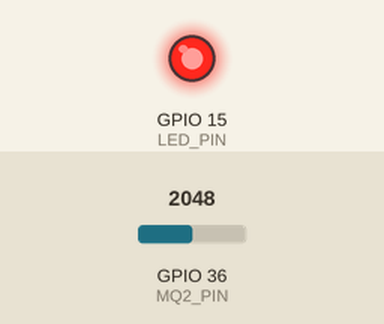
The sketch below on a simulated ESP32. On the bench: output pins drawn as LEDs (lit = HIGH). The test bench sets the inputs (shaded band); at power-on: GPIO 36 (MQ2_PIN) = 2048. WiFi joins after 1.5 s; servers stay silent unless stated; uploads are accepted with an empty reply; what the sketch prints to the serial monitor is not drawn.

Above: at 2.7 s.
2.8 s: GPIO 36 (MQ2_PIN) set to 628
5.0 s: GPIO 36 (MQ2_PIN) set to 557
At 7.0 s:
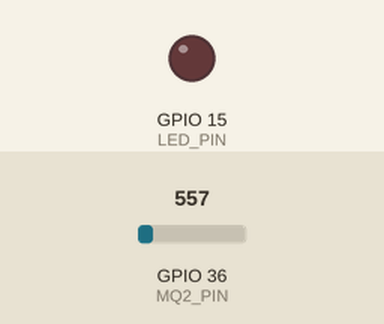
7.3 s: GPIO 36 (MQ2_PIN) set to 640
At 9.1 s:
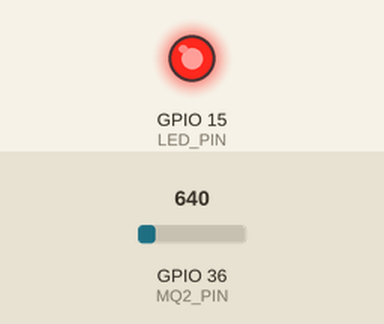
9.5 s: GPIO 36 (MQ2_PIN) set to 560
At 11.1 s:
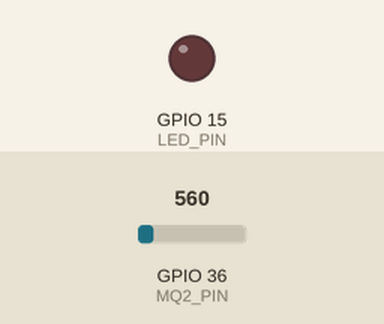
Timing chart, 0 to 12.6 s (numbered marks = the images above; inputs shaded):
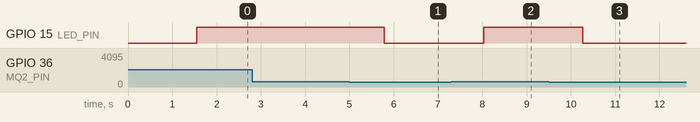

Measured:
- the behaviour switches between 601 and 600 on GPIO 36 (MQ2_PIN) (found by bisection; images 0 and 1)
- after the input at 2.8 s, every drawn part: stays the same
- after the input at 5.0 s, GPIO 15 (LED_PIN): HIGH → LOW after 0.79 s
- after the input at 7.3 s, GPIO 15 (LED_PIN): LOW → HIGH after 0.73 s
- after the input at 9.5 s, GPIO 15 (LED_PIN): HIGH → LOW after 0.77 s

The sketch:

sketch.ino
```cpp
#include "Device.h"
#include "SensorMQ2.h"
#include "LedActuator.h"
#include "EventHandler.h"
#include "CommandHandler.h"

// Pin configuration constants
#define MQ2_PIN 36  // VP pin - Analog input for MQ-2 sensor
#define LED_PIN 15  // Digital output pin for LED actuator

// Create sensor and actuator instances
SensorMQ2 mq2Sensor(MQ2_PIN);
LedActuator ledActuator(LED_PIN);
EventHandler eventHandler;
CommandHandler commandHandler;

// Create main device instance
Device smokeDetectorDevice(&mq2Sensor, &ledActuator, &eventHandler, &commandHandler);

/*
 * Arduino setup function - runs once at startup
 * Initializes the smoke detector device
 */
void setup() {
  Serial.begin(115200);
  // Initialize the device with all components
  smokeDetectorDevice.initialize();
}

/*
 * Arduino main loop function - runs continuously
 * Updates device state and processes sensor readings every 2 seconds
 */
void loop() {
  // Update device state and handle sensor data
  smokeDetectorDevice.update();

  // Wait 2 seconds before next reading
  delay(2000);
}
```

Actuator.h
```cpp
#ifndef ACTUATOR_H
#define ACTUATOR_H

class Actuator {
public:
  // Pure virtual methods - must be implemented by derived classes
  virtual void begin() = 0;      // Initialize actuator hardware
  virtual void activate() = 0;   // Turn on/activate actuator
  virtual void deactivate() = 0; // Turn off/deactivate actuator
};

#endif
```

CommandHandler.cpp
```cpp
#include "CommandHandler.h"
#include <Arduino.h>

// Constructor - initialize server configuration
CommandHandler::CommandHandler()
  : serverAddress("webhook.site"),
    serverPort(80),
    endpoint("/ae329387-6637-40d9-9cef-982fa282b1e9") {
}

// Set custom endpoint for HTTP requests
void CommandHandler::setEndpoint(String path) {
  endpoint = path;
  Serial.print("HTTP Endpoint updated to: ");
  Serial.println(endpoint);
}

// Send HTTP POST alert to remote server
void CommandHandler::sendAlert(bool smokeDetected) {
  // Check WiFi connection status
  if (WiFi.status() != WL_CONNECTED) {
    Serial.println("ERROR: WiFi not connected. Cannot send alert.");
    return;
  }

  // Create HTTP client
  WiFiClient wifi;
  HttpClient client = HttpClient(wifi, serverAddress, serverPort);

  // Create JSON payload
  String jsonData = "{";
  jsonData += "\"deviceId\":\"SafeHome-SDD-001\",";
  jsonData += "\"timestamp\":";
  jsonData += millis();
  jsonData += ",\"smokeDetected\":";
  jsonData += smokeDetected ? "true" : "false";
  jsonData += ",\"alertLevel\":\"";
  jsonData += smokeDetected ? "CRITICAL" : "NORMAL";
  jsonData += "\",\"location\":\"Home\"}";

  Serial.println("Sending HTTP POST request...");
  Serial.print("Server: ");
  Serial.print(serverAddress);
  Serial.print(":");
  Serial.println(serverPort);
  Serial.print("Endpoint: ");
  Serial.println(endpoint);
  Serial.print("Payload: ");
  Serial.println(jsonData);

  // Send HTTP POST request
  client.beginRequest();
  client.post(endpoint);
  client.sendHeader("Content-Type", "application/json");
  client.sendHeader("Content-Length", jsonData.length());
  client.sendHeader("User-Agent", "SafeHome-ESP32-v1.0");
  client.beginBody();
  client.print(jsonData);
  client.endRequest();

  // Read and display response
  int statusCode = client.responseStatusCode();
  String response = client.responseBody();

  Serial.print("HTTP Response Status: ");
  Serial.println(statusCode);
  Serial.print("Response Body: ");
  Serial.println(response);

  if (statusCode >= 200 && statusCode < 300) {
    Serial.println("✓ Alert sent successfully!");
  } else {
    Serial.print("✗ Failed to send alert. Status: ");
    Serial.println(statusCode);
  }
  Serial.println();
}
```

CommandHandler.h
```cpp
#ifndef COMMAND_HANDLER_H
#define COMMAND_HANDLER_H

#include <WiFi.h>
#include <ArduinoHttpClient.h>

class CommandHandler {
private:
  const char* serverAddress;  // Remote server address
  const int serverPort;       // Server port number
  String endpoint;            // API endpoint path

public:
  CommandHandler();                    // Constructor
  void sendAlert(bool smokeDetected);  // Send HTTP alert
  void setEndpoint(String path);       // Set custom endpoint
};

#endif
```

Device.cpp
```cpp
#include "Device.h"
#include <Arduino.h>
#include <WiFi.h>

// Constructor - initializes device with component pointers
Device::Device(Sensor* s, Actuator* a, EventHandler* e, CommandHandler* c)
  : sensor(s), actuator(a), eventHandler(e), commandHandler(c), lastSmokeState(false) {
}

// Connects to WiFi network (Wokwi simulation network)
void Device::connectToWiFi() {
  const char* ssid = "Wokwi-GUEST";
  const char* password = "";

  WiFi.begin(ssid, password);
  Serial.print("Connecting to WiFi");

  // Wait for connection with visual feedback
  while (WiFi.status() != WL_CONNECTED) {
    delay(500);
    Serial.print(".");
  }

  Serial.println();
  Serial.println("WiFi connected successfully!");
  Serial.print("IP Address: ");
  Serial.println(WiFi.localIP());
}

// Displays company and developer information at startup
void Device::printDeveloperInfo() {
  Serial.println("==============================================");
  Serial.println("  SafeHome Smoke Detector Smart Detection Unit");
  Serial.println("==============================================");
  Serial.println("Company: SafeHome Smoke Detector");
  Serial.println("Development Team: GreenWave Inc.");
  Serial.println("Developer: Victor Manuel Meneses Arevalo");
  Serial.println("Student ID: U202212191");
  Serial.println("Version: 1.0");
  Serial.println("Date: June 27, 2025");
  Serial.println("==============================================");
  Serial.println();
}

// Initializes all device components and establishes connections
void Device::initialize() {
  printDeveloperInfo();
  connectToWiFi();

  // Initialize sensor and actuator
  sensor->begin();
  actuator->begin();

  Serial.println("Device initialization completed!");
  Serial.println("Starting smoke detection monitoring...");
  Serial.println();
}

// Main update method - checks sensor and manages state changes
void Device::update() {
  bool smokeDetected = sensor->isTriggered();
  float sensorReading = sensor->getReading();

  // Display current sensor reading for monitoring
  Serial.print("Sensor Reading: ");
  Serial.print(sensorReading);
  Serial.print(" | Status: ");
  Serial.println(smokeDetected ? "SMOKE DETECTED" : "NORMAL");

  if (smokeDetected) {
    // Activate LED alert
    actuator->activate();

    // Only trigger events on state change (prevent spam)
    if (!lastSmokeState) {
      eventHandler->onSmokeDetected();
      commandHandler->sendAlert(true);
      lastSmokeState = true;
    }
  } else {
    // Deactivate LED alert
    actuator->deactivate();

    // Only trigger clear event on state change
    if (lastSmokeState) {
      eventHandler->onClear();
      commandHandler->sendAlert(false);
      lastSmokeState = false;
    }
  }
}
```

Device.h
```cpp
#ifndef DEVICE_H
#define DEVICE_H

#include "Sensor.h"
#include "Actuator.h"
#include "EventHandler.h"
#include "CommandHandler.h"

class Device {
private:
  Sensor* sensor;              // Pointer to sensor instance
  Actuator* actuator;          // Pointer to actuator instance
  EventHandler* eventHandler;  // Pointer to event handler instance
  CommandHandler* commandHandler; // Pointer to command handler instance
  bool lastSmokeState;         // Previous smoke detection state

  // Private methods
  void connectToWiFi();        // Establishes WiFi connection
  void printDeveloperInfo();   // Shows company and developer information

public:
  // Constructor
  Device(Sensor* s, Actuator* a, EventHandler* e, CommandHandler* c);

  // Public methods
  void initialize();           // Initializes all device components
  void update();              // Main update loop for device operations
};

#endif
```

EventHandler.cpp
```cpp
#include "EventHandler.h"
#include <Arduino.h>

// Handle smoke detection event
void EventHandler::onSmokeDetected() {
  Serial.println("========================================");
  Serial.println("*** EMERGENCY ALERT: SMOKE DETECTED ***");
  Serial.println("========================================");
  Serial.println("Activating emergency protocols...");
  Serial.println("Visual alert: LED ON");
  Serial.println("Sending alert to remote monitoring...");
  Serial.println();
}

// Handle air quality clear event
void EventHandler::onClear() {
  Serial.println("=======================================");
  Serial.println("*** AIR QUALITY RESTORED TO NORMAL ***");
  Serial.println("=======================================");
  Serial.println("Emergency protocols deactivated");
  Serial.println("Visual alert: LED OFF");
  Serial.println("Sending clear status to remote monitoring...");
  Serial.println();
}
```

EventHandler.h
```cpp
#ifndef EVENT_HANDLER_H
#define EVENT_HANDLER_H

class EventHandler {
public:
  void onSmokeDetected();  // Handle smoke detection event
  void onClear();          // Handle air quality clear event
};

#endif
```

LedActuator.cpp
```cpp
#include "LedActuator.h"
#include <Arduino.h>

// Constructor - sets pin number
LedActuator::LedActuator(int pin) : pin(pin) {
}

// Initialize LED pin as output and turn off initially
void LedActuator::begin() {
  pinMode(pin, OUTPUT);
  digitalWrite(pin, LOW);
  Serial.print("LED Actuator initialized on pin ");
  Serial.println(pin);
}

// Turn on LED for visual alert
void LedActuator::activate() {
  digitalWrite(pin, HIGH);
  Serial.println("*** LED ALERT ACTIVATED ***");
}

// Turn off LED when alert is cleared
void LedActuator::deactivate() {
  digitalWrite(pin, LOW);
  Serial.println("LED Alert deactivated");
}
```

LedActuator.h
```cpp
#ifndef LED_ACTUATOR_H
#define LED_ACTUATOR_H

#include "Actuator.h"

class LedActuator : public Actuator {
private:
  int pin;  // Digital output pin number

public:
  // Constructor
  LedActuator(int pin);

  // Inherited virtual methods implementation
  void begin() override;
  void activate() override;
  void deactivate() override;
};

#endif
```

Sensor.h
```cpp
#ifndef SENSOR_H
#define SENSOR_H

class Sensor {
public:
  // Pure virtual methods - must be implemented by derived classes
  virtual void begin() = 0;        // Initialize sensor hardware
  virtual bool isTriggered() = 0;  // Check if sensor threshold exceeded
  virtual float getReading() = 0;  // Get raw sensor value
};

#endif
```

SensorMQ2.cpp
```cpp
#include "SensorMQ2.h"
#include <Arduino.h>

// Constructor - sets pin and threshold
SensorMQ2::SensorMQ2(int pin, float threshold)
  : analogPin(pin), threshold(threshold) {
}

// Initialize sensor pin and display configuration
void SensorMQ2::begin() {
  pinMode(analogPin, INPUT);
  Serial.print("MQ-2 Gas Sensor initialized on pin ");
  Serial.println(analogPin);
  Serial.print("Detection threshold: ");
  Serial.println(threshold);
}

// Check if current reading exceeds threshold
bool SensorMQ2::isTriggered() {
  int value = analogRead(analogPin);
  return value > threshold;
}

// Get raw analog reading from sensor
float SensorMQ2::getReading() {
  return analogRead(analogPin);
}
```

SensorMQ2.h
```cpp
#ifndef SENSOR_MQ2_H
#define SENSOR_MQ2_H

#include "Sensor.h"

class SensorMQ2 : public Sensor {
private:
  int analogPin;      // Analog input pin number
  float threshold;    // Detection threshold value

public:
  // Constructor with default threshold
  SensorMQ2(int pin, float threshold = 600.0);

  // Inherited virtual methods implementation
  void begin() override;
  bool isTriggered() override;
  float getReading() override;
};

#endif
```
